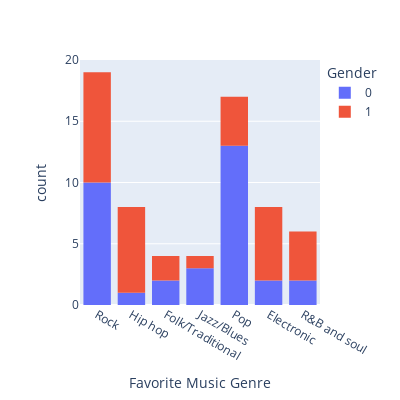

This figure's notebook cell:
### Code cell
fig = px.histogram(data_frame=df, x="Favorite Music Genre", color="Gender", width=400, height=400)
fig.show()

### Figure 1 — Plotly figure (JSON) as saved in the notebook; plotly's stock layout.template omitted (floating-point values rounded to 4 significant figures)
{"data": [{"alignmentgroup": "True", "bingroup": "x", "hovertemplate": "Gender=0<br>Favorite Music Genre=%{x}<br>count=%{y}<extra></extra>", "legendgroup": "0", "marker": {"color": "#636efa", "pattern": {"shape": ""}}, "name": "0", "offsetgroup": "0", "orientation": "v", "showlegend": true, "type": "histogram", "x": ["Rock", "Hip hop", "Rock", "Folk/Traditional", "Rock", "Jazz/Blues", "Pop", "Pop", "Rock", "Pop", "Pop", "Pop", "Pop", "Electronic", "Rock", "Jazz/Blues", "Pop", "Rock", "Rock", "Pop", "Pop", "Jazz/Blues", "Rock", "Pop", "Folk/Traditional", "R&B and soul", "Pop", "Pop", "Pop", "Electronic", "Rock", "Rock", "R&B and soul"], "xaxis": "x", "yaxis": "y"}, {"alignmentgroup": "True", "bingroup": "x", "hovertemplate": "Gender=1<br>Favorite Music Genre=%{x}<br>count=%{y}<extra></extra>", "legendgroup": "1", "marker": {"color": "#EF553B", "pattern": {"shape": ""}}, "name": "1", "offsetgroup": "1", "orientation": "v", "showlegend": true, "type": "histogram", "x": ["R&B and soul", "Hip hop", "Electronic", "Rock", "Pop", "Pop", "Rock", "Rock", "Pop", "R&B and soul", "Rock", "Folk/Traditional", "Hip hop", "Hip hop", "R&B and soul", "Rock", "Hip hop", "R&B and soul", "Rock", "Hip hop", "Rock", "Electronic", "Electronic", "Folk/Traditional", "Electronic", "Jazz/Blues", "Pop", "Electronic", "Rock", "Hip hop", "Hip hop", "Rock", "Electronic"], "xaxis": "x", "yaxis": "y"}], "layout": {"barmode": "relative", "height": 400, "legend": {"title": {"text": "Gender"}, "tracegroupgap": 0}, "margin": {"t": 60}, "width": 400, "xaxis": {"anchor": "y", "domain": [0, 1], "title": {"text": "Favorite Music Genre"}, "type": "category", "range": [-0.5, 6.5], "autorange": true}, "yaxis": {"anchor": "x", "domain": [0, 1], "title": {"text": "count"}, "range": [0, 20], "autorange": true}}}
